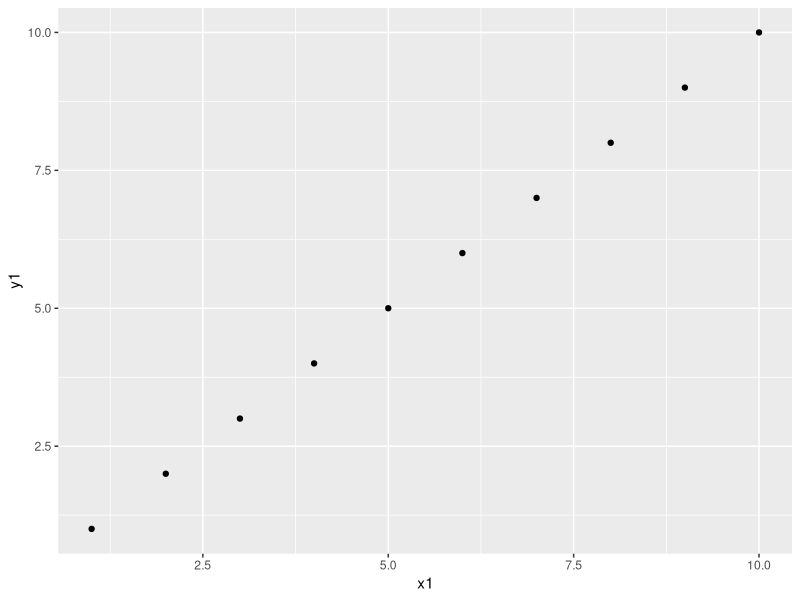
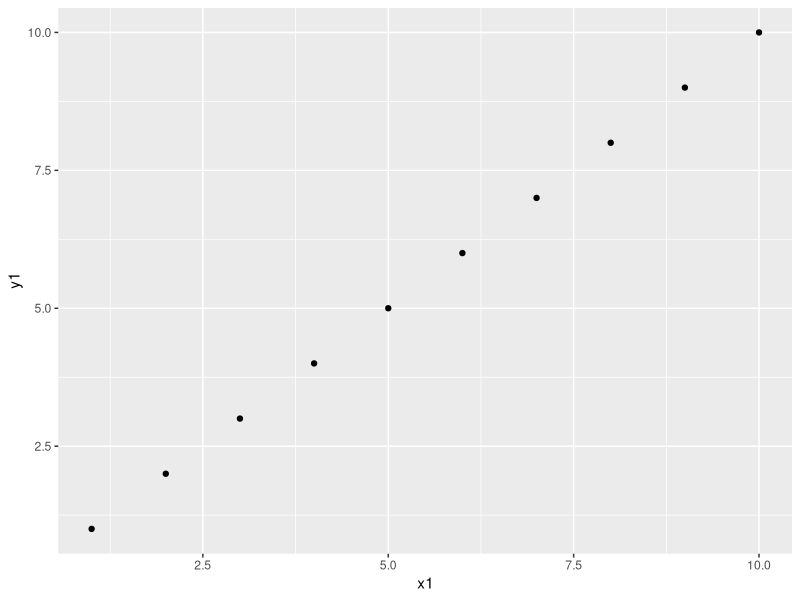
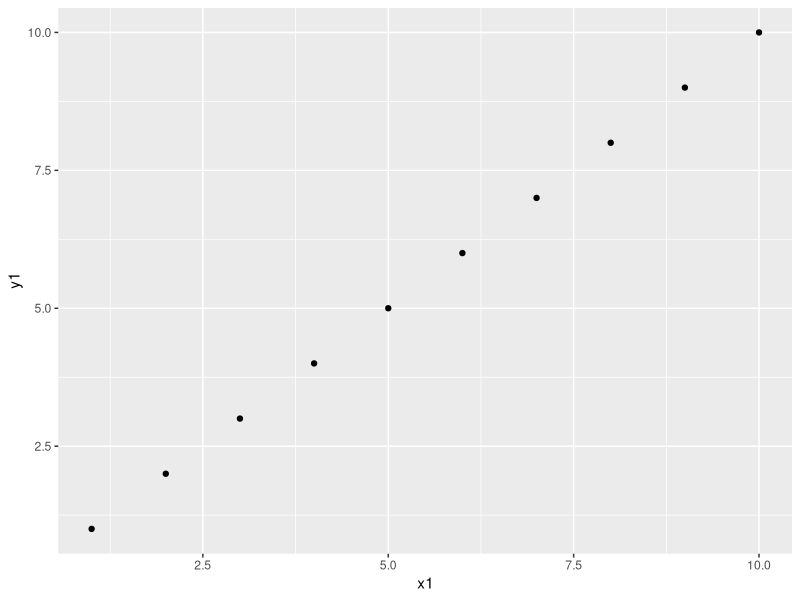

Recreate these plots in R, in order. (Note: this script raises an error after producing the figures.)
library(ggplot2)

### concealing plot elements in named variables and adding them to the plot

## functions like geom_point
x <- "geom_point()"
y <- geom_point()
z <- parse(text = x)
ggplot(data.frame(x1 = 1:10, y1 = 1:10), aes(x1, y1)) + y #works
#ggplot(data.frame(x1 = 1:10, y1 = 1:10), aes(x1, y1)) + x #doesn't work
#ggplot(data.frame(x1 = 1:10, y1 = 1:10), aes(x1, y1)) + z #doesnt work
ggplot(data.frame(x1 = 1:10, y1 = 1:10), aes(x1, y1)) + eval(z) #works




##aesthetics
p <- "x1"
q <- "y1"
ggplot(data.frame(x1 = 1:10, y1 = 1:10), aes_string(p, q)) + eval(z)
# aes_string is the function to use for variable saved aesthetics

##must ggplot always come first?
eval(z) + ggplot(data.frame(x1 = 1:10, y1 = 1:10), aes_string(p, q)) #returns NULL
 
ggplot(data.frame(x1 = 1:10, y1 = 1:100), aes(factor(eval(parse(text = p))))) + geom_bar()
       